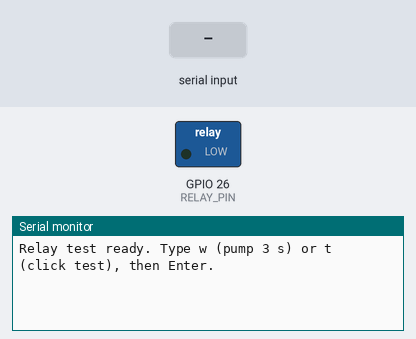
A sketch run on a simulated ESP32. On the bench: switched loads named in the sketch (green lamp = pin HIGH), the last lines printed to the serial monitor. The test bench sets the inputs (shaded band).

Above: at 1.5 s.
1.6 s: "t\n" received over Serial
At 3.4 s:
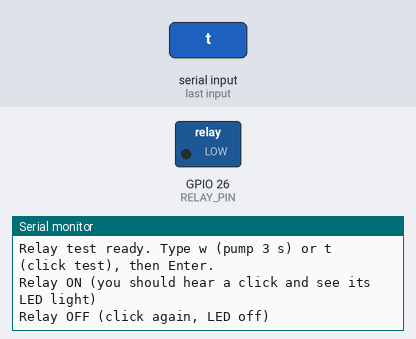
4.1 s: "w\n" received over Serial
At 4.5 s:
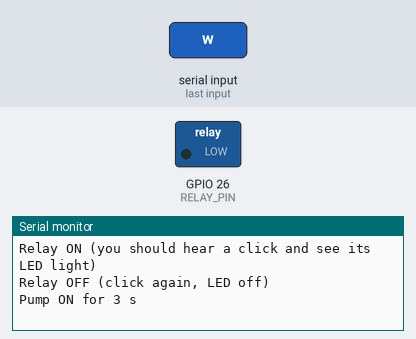

The sketch:

relay_test.ino
```cpp
/*
 * AgriQuest relay + pump test.
 * Wiring: relay VCC -> VIN/5V, GND -> GND, IN -> GPIO 26.
 *         12V+ -> relay COM, relay NO -> pump +, pump - -> 12V-.
 * Open the Serial Monitor at 115200 baud (line ending "Newline") and type:
 *   w  -> pump on for 3 seconds
 *   t  -> relay click test with the 12V adapter UNPLUGGED (on 1 s, off)
 */

const int RELAY_PIN = 26;

// Most blue relay modules switch ON when IN is pulled LOW ("low-level trigger").
// If the relay does the opposite of what you expect, change this to false.
const bool RELAY_ACTIVE_LOW = true;

const int PUMP_SECONDS = 3;

void relayOn() {
  pinMode(RELAY_PIN, OUTPUT);
  digitalWrite(RELAY_PIN, RELAY_ACTIVE_LOW ? LOW : HIGH);
}

void relayOff() {
  if (RELAY_ACTIVE_LOW) {
    // Let the pin float: the module's own pull-up turns the relay fully off.
    // (A 3.3 V HIGH from the ESP32 can leave some 5 V modules half-on.)
    pinMode(RELAY_PIN, INPUT);
  } else {
    pinMode(RELAY_PIN, OUTPUT);
    digitalWrite(RELAY_PIN, LOW);
  }
}

void setup() {
  relayOff();                       // make sure the pump is off at power-up
  Serial.begin(115200);
  delay(300);
  Serial.println("\nRelay test ready. Type w (pump 3 s) or t (click test), then Enter.");
}

void loop() {
  if (!Serial.available()) return;
  String cmd = Serial.readStringUntil('\n');
  cmd.trim();

  if (cmd.equalsIgnoreCase("t")) {
    Serial.println("Relay ON (you should hear a click and see its LED light)");
    relayOn();
    delay(1000);
    relayOff();
    Serial.println("Relay OFF (click again, LED off)");
  } else if (cmd.equalsIgnoreCase("w")) {
    Serial.printf("Pump ON for %d s\n", PUMP_SECONDS);
    relayOn();
    delay(PUMP_SECONDS * 1000UL);
    relayOff();
    Serial.println("Pump OFF");
  } else if (cmd.length() > 0) {
    Serial.println("Type w (pump 3 s) or t (click test).");
  }
}
```

Measured:
- after the input at 1.6 s, the serial monitor: prints a new line at once (image 1)
- after the input at 4.1 s, the serial monitor: prints a new line at once (image 2)
